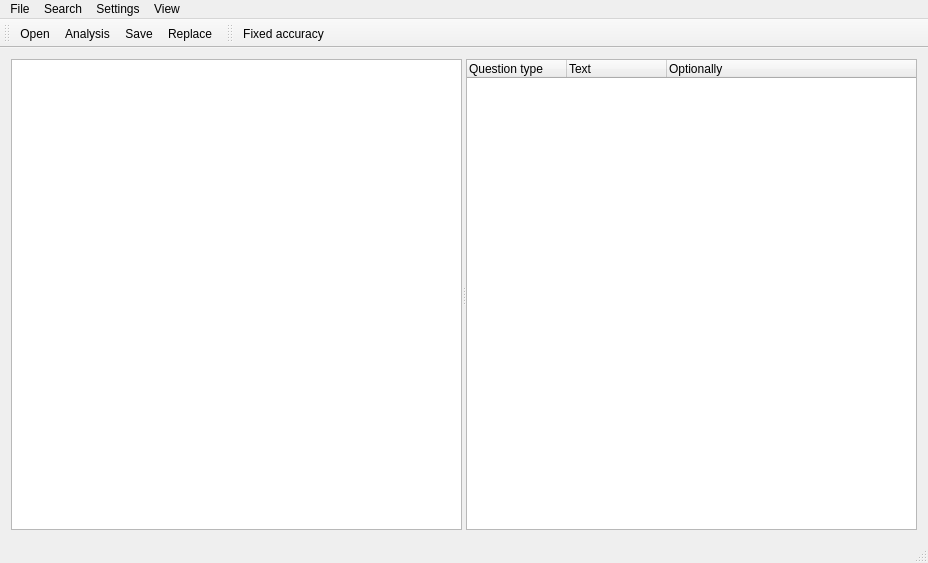
<?xml version="1.0" encoding="UTF-8"?>
<ui version="4.0">
 <class>MainWindow</class>
 <widget class="QMainWindow" name="MainWindow">
  <property name="geometry">
   <rect>
    <x>0</x>
    <y>0</y>
    <width>928</width>
    <height>563</height>
   </rect>
  </property>
  <property name="windowTitle">
   <string>Test Converter</string>
  </property>
  <widget class="QWidget" name="centralWidget">
   <layout class="QVBoxLayout" name="verticalLayout">
    <item>
     <widget class="QSplitter" name="splitter">
      <property name="orientation">
       <enum>Qt::Horizontal</enum>
      </property>
      <widget class="QTextEdit" name="plain"/>
      <widget class="QTreeWidget" name="tree">
       <property name="editTriggers">
        <set>QAbstractItemView::EditKeyPressed</set>
       </property>
       <property name="itemsExpandable">
        <bool>true</bool>
       </property>
       <property name="expandsOnDoubleClick">
        <bool>false</bool>
       </property>
       <attribute name="headerMinimumSectionSize">
        <number>50</number>
       </attribute>
       <attribute name="headerDefaultSectionSize">
        <number>100</number>
       </attribute>
       <column>
        <property name="text">
         <string>Question type</string>
        </property>
       </column>
       <column>
        <property name="text">
         <string>Text</string>
        </property>
       </column>
       <column>
        <property name="text">
         <string>Optionally</string>
        </property>
       </column>
      </widget>
     </widget>
    </item>
   </layout>
  </widget>
  <widget class="QMenuBar" name="menuBar">
   <property name="geometry">
    <rect>
     <x>0</x>
     <y>0</y>
     <width>928</width>
     <height>21</height>
    </rect>
   </property>
   <widget class="QMenu" name="fileMenu">
    <property name="title">
     <string>File</string>
    </property>
    <addaction name="actionOpen"/>
    <addaction name="actionAnalyse"/>
    <addaction name="actionExport"/>
   </widget>
   <widget class="QMenu" name="settingsMenu">
    <property name="layoutDirection">
     <enum>Qt::LeftToRight</enum>
    </property>
    <property name="tearOffEnabled">
     <bool>false</bool>
    </property>
    <property name="title">
     <string>Settings</string>
    </property>
    <property name="separatorsCollapsible">
     <bool>false</bool>
    </property>
    <addaction name="actionСhoiceAsMultichoice"/>
    <addaction name="actionNumericalAsShortanswer"/>
    <addaction name="action_enableAll"/>
    <addaction name="action_export_as_text"/>
    <addaction name="actionFixedAccuracy"/>
   </widget>
   <widget class="QMenu" name="viewMenu">
    <property name="title">
     <string>View</string>
    </property>
    <widget class="QMenu" name="toolbarsMenu">
     <property name="title">
      <string>Toolbars</string>
     </property>
     <addaction name="show_maintoolbar"/>
     <addaction name="show_toolbar"/>
    </widget>
    <addaction name="toolbarsMenu"/>
    <addaction name="actionCollapse"/>
    <addaction name="expand_all"/>
   </widget>
   <widget class="QMenu" name="searchMenu">
    <property name="title">
     <string>Search</string>
    </property>
    <addaction name="actionFind"/>
    <addaction name="actionFindNext"/>
    <addaction name="actionReplace"/>
    <addaction name="actionToNumerical"/>
    <addaction name="actionFromTickets"/>
   </widget>
   <addaction name="fileMenu"/>
   <addaction name="searchMenu"/>
   <addaction name="settingsMenu"/>
   <addaction name="viewMenu"/>
  </widget>
  <widget class="QToolBar" name="mainToolBar">
   <property name="windowTitle">
    <string>Главная</string>
   </property>
   <attribute name="toolBarArea">
    <enum>TopToolBarArea</enum>
   </attribute>
   <attribute name="toolBarBreak">
    <bool>false</bool>
   </attribute>
   <addaction name="actionOpen"/>
   <addaction name="actionAnalyse"/>
   <addaction name="actionExport"/>
   <addaction name="actionReplace"/>
  </widget>
  <widget class="QStatusBar" name="statusBar"/>
  <widget class="QToolBar" name="toolBar">
   <property name="enabled">
    <bool>true</bool>
   </property>
   <property name="windowTitle">
    <string>Настройки</string>
   </property>
   <attribute name="toolBarArea">
    <enum>TopToolBarArea</enum>
   </attribute>
   <attribute name="toolBarBreak">
    <bool>false</bool>
   </attribute>
   <addaction name="actionСhoiceAsMultichoice"/>
   <addaction name="actionFixedAccuracy"/>
  </widget>
  <action name="actionAnalyse">
   <property name="icon">
    <iconset resource="images/icon.qrc">
     <normaloff>:/ico/wrapindicator.png</normaloff>:/ico/wrapindicator.png
    </iconset>
   </property>
   <property name="text">
    <string>Analysis...</string>
   </property>
   <property name="toolTip">
    <string>&lt;html&gt;&lt;head/&gt;&lt;body&gt;&lt;p&gt;Analyzes the provided text and creates a tree of questions.&lt;/p&gt;&lt;/body&gt;&lt;/html&gt;</string>
   </property>
   <property name="shortcut">
    <string>Ctrl+P</string>
   </property>
  </action>
  <action name="actionOpen">
   <property name="icon">
    <iconset resource="images/icon.qrc">
     <normaloff>:/ico/standardbutton-open-128.png</normaloff>:/ico/standardbutton-open-128.png</iconset>
   </property>
   <property name="text">
    <string>Open...</string>
   </property>
   <property name="shortcut">
    <string>Ctrl+O</string>
   </property>
  </action>
  <action name="actionExport">
   <property name="icon">
    <iconset resource="images/icon.qrc">
     <normaloff>:/ico/standardbutton-save-128.png</normaloff>:/ico/standardbutton-save-128.png</iconset>
   </property>
   <property name="text">
    <string>Save...</string>
   </property>
   <property name="toolTip">
    <string>&lt;html&gt;&lt;head/&gt;&lt;body&gt;&lt;p&gt;Saves the question tree.&lt;/p&gt;&lt;/body&gt;&lt;/html&gt;</string>
   </property>
   <property name="shortcut">
    <string>Ctrl+E</string>
   </property>
  </action>
  <action name="actionReplace">
   <property name="icon">
    <iconset resource="images/icon.qrc">
     <normaloff>:/ico/edit-find.png</normaloff>:/ico/edit-find.png
    </iconset>
   </property>
   <property name="text">
    <string>Replace...</string>
   </property>
   <property name="shortcut">
    <string>Ctrl+R</string>
   </property>
  </action>
  <action name="actionСhoiceAsMultichoice">
   <property name="checkable">
    <bool>true</bool>
   </property>
   <property name="text">
    <string>Choice as plural.</string>
   </property>
   <property name="toolTip">
    <string>&lt;html&gt;&lt;head/&gt;&lt;body&gt;&lt;p&gt;Keep single choice questions as multiple choice&lt;/p&gt;&lt;/body&gt;&lt;/html&gt;</string>
   </property>
  </action>
  <action name="actionNumericalAsShortanswer">
   <property name="checkable">
    <bool>true</bool>
   </property>
   <property name="text">
    <string>Numerical as shortanswer</string>
   </property>
   <property name="toolTip">
    <string>&lt;html&gt;&lt;head/&gt;&lt;body&gt;&lt;p&gt;Export numerical as shortanswer&lt;/p&gt;&lt;/body&gt;&lt;/html&gt;</string>
   </property>
  </action>
  <action name="show_maintoolbar">
   <property name="checkable">
    <bool>true</bool>
   </property>
   <property name="text">
    <string>Main toolbar</string>
   </property>
   <property name="toolTip">
    <string>Main toolbar</string>
   </property>
  </action>
  <action name="show_toolbar">
   <property name="checkable">
    <bool>true</bool>
   </property>
   <property name="text">
    <string>Settings toolbar</string>
   </property>
   <property name="toolTip">
    <string>Settings toolbar</string>
   </property>
  </action>
  <action name="actionCollapse">
   <property name="text">
    <string>Collapse</string>
   </property>
   <property name="toolTip">
    <string>Collapse</string>
   </property>
  </action>
  <action name="expand_all">
   <property name="text">
    <string>Expand</string>
   </property>
   <property name="toolTip">
    <string>Expand</string>
   </property>
  </action>
  <action name="actionFind">
   <property name="icon">
    <iconset resource="images/icon.qrc">
     <normaloff>:/ico/find_3.png</normaloff>:/ico/find_3.png
    </iconset>
   </property>
   <property name="text">
    <string>Find...</string>
   </property>
   <property name="toolTip">
    <string>Find...</string>
   </property>
   <property name="shortcut">
    <string>Ctrl+F</string>
   </property>
  </action>
  <action name="actionFindNext">
   <property name="icon">
    <iconset resource="images/icon.qrc">
     <normaloff>:/ico/find_next.png</normaloff>:/ico/find_next.png
    </iconset>
   </property>
   <property name="text">
    <string>Find next</string>
   </property>
   <property name="toolTip">
    <string>Find next</string>
   </property>
   <property name="shortcut">
    <string>F3</string>
   </property>
  </action>
  <action name="actionToNumerical">
   <property name="text">
    <string>Change to numerical</string>
   </property>
   <property name="toolTip">
    <string>&lt;html&gt;&lt;head/&gt;&lt;body&gt;&lt;p&gt;Change question type from shortanswer to numerical&lt;/p&gt;&lt;/body&gt;&lt;/html&gt;</string>
   </property>
  </action>
  <action name="actionFromTickets">
   <property name="text">
    <string>Hit the tickets to the themes</string>
   </property>
   <property name="toolTip">
    <string>&lt;html&gt;&lt;head/&gt;&lt;body&gt;&lt;p&gt;Replace &lt;/p&gt;&lt;p&gt;&lt;br/&gt;&lt;/p&gt;&lt;p&gt;&lt;span
     style=&quot; text-decoration: underline;&quot;&gt;@Ticket 1&lt;/span&gt;&lt;/p&gt;&lt;p&gt;&lt;span style=&quot;
     text-decoration: underline;&quot;&gt;?q1-1&lt;/span&gt;&lt;/p&gt;&lt;p&gt;&lt;span style=&quot; text-decoration:
     underline;&quot;&gt;?q1-2&lt;/span&gt;&lt;/p&gt;&lt;p&gt;&lt;span style=&quot; text-decoration: underline;&quot;&gt;?q1-3&lt;/span&gt;&lt;/p&gt;&lt;p&gt;&lt;span
     style=&quot; text-decoration: underline;&quot;&gt;@Ticket 2&lt;/span&gt;&lt;/p&gt;&lt;p&gt;&lt;span style=&quot;
     text-decoration: underline;&quot;&gt;?q2-1&lt;/span&gt;&lt;/p&gt;&lt;p&gt;&lt;span style=&quot; text-decoration:
     underline;&quot;&gt;?q2-2&lt;/span&gt;&lt;/p&gt;&lt;p&gt;&lt;span style=&quot; text-decoration: underline;&quot;&gt;?q2-3&lt;/span&gt;&lt;/p&gt;&lt;p&gt;&lt;br/&gt;&lt;/p&gt;&lt;p&gt;to&lt;/p&gt;&lt;p&gt;&lt;br/&gt;&lt;/p&gt;&lt;p&gt;&lt;span
     style=&quot; text-decoration: underline;&quot;&gt;@Theme 1&lt;/span&gt;&lt;/p&gt;&lt;p&gt;&lt;span style=&quot;
     text-decoration: underline;&quot;&gt;?q1-1&lt;/span&gt;&lt;/p&gt;&lt;p&gt;&lt;span style=&quot; text-decoration:
     underline;&quot;&gt;?q2-1&lt;/span&gt;&lt;/p&gt;&lt;p&gt;&lt;span style=&quot; text-decoration: underline;&quot;&gt;@Theme
     2&lt;/span&gt;&lt;/p&gt;&lt;p&gt;&lt;span style=&quot; text-decoration: underline;&quot;&gt;?q1-2&lt;/span&gt;&lt;/p&gt;&lt;p&gt;&lt;span
     style=&quot; text-decoration: underline;&quot;&gt;?q2-2&lt;/span&gt;&lt;/p&gt;&lt;p&gt;&lt;span style=&quot;
     text-decoration: underline;&quot;&gt;@Theme 3&lt;/span&gt;&lt;/p&gt;&lt;p&gt;&lt;span style=&quot; text-decoration:
     underline;&quot;&gt;?q1-3&lt;/span&gt;&lt;/p&gt;&lt;p&gt;&lt;span style=&quot; text-decoration: underline;&quot;&gt;?q2-3&lt;/span&gt;&lt;/p&gt;&lt;/body&gt;&lt;/html&gt;
    </string>
   </property>
  </action>
  <action name="action_enableAll">
   <property name="checkable">
    <bool>true</bool>
   </property>
   <property name="text">
    <string>Allow all the faithful.</string>
   </property>
   <property name="toolTip">
    <string>&lt;html&gt;&lt;head/&gt;&lt;body&gt;&lt;p&gt;Resolve multichoice with all correct answers&lt;/p&gt;&lt;/body&gt;&lt;/html&gt;</string>
   </property>
  </action>
  <action name="action_export_as_text">
   <property name="checkable">
    <bool>true</bool>
   </property>
   <property name="text">
    <string>Export as plaintext</string>
   </property>
   <property name="toolTip">
    <string>Export as plaintext</string>
   </property>
  </action>
  <action name="actionFixedAccuracy">
   <property name="checkable">
    <bool>true</bool>
   </property>
   <property name="text">
    <string>Fixed accuracy</string>
   </property>
   <property name="toolTip">
    <string>Fixed accuracy</string>
   </property>
  </action>
 </widget>
 <layoutdefault spacing="6" margin="11"/>
 <resources>
  <include location="images/icon.qrc"/>
 </resources>
 <connections>
  <connection>
   <sender>show_maintoolbar</sender>
   <signal>triggered(bool)</signal>
   <receiver>mainToolBar</receiver>
   <slot>setVisible(bool)</slot>
   <hints>
    <hint type="sourcelabel">
     <x>-1</x>
     <y>-1</y>
    </hint>
    <hint type="destinationlabel">
     <x>142</x>
     <y>32</y>
    </hint>
   </hints>
  </connection>
  <connection>
   <sender>mainToolBar</sender>
   <signal>visibilityChanged(bool)</signal>
   <receiver>show_maintoolbar</receiver>
   <slot>setChecked(bool)</slot>
   <hints>
    <hint type="sourcelabel">
     <x>142</x>
     <y>32</y>
    </hint>
    <hint type="destinationlabel">
     <x>-1</x>
     <y>-1</y>
    </hint>
   </hints>
  </connection>
  <connection>
   <sender>toolBar</sender>
   <signal>visibilityChanged(bool)</signal>
   <receiver>show_toolbar</receiver>
   <slot>setChecked(bool)</slot>
   <hints>
    <hint type="sourcelabel">
     <x>545</x>
     <y>32</y>
    </hint>
    <hint type="destinationlabel">
     <x>-1</x>
     <y>-1</y>
    </hint>
   </hints>
  </connection>
  <connection>
   <sender>show_toolbar</sender>
   <signal>triggered(bool)</signal>
   <receiver>toolBar</receiver>
   <slot>setVisible(bool)</slot>
   <hints>
    <hint type="sourcelabel">
     <x>-1</x>
     <y>-1</y>
    </hint>
    <hint type="destinationlabel">
     <x>545</x>
     <y>32</y>
    </hint>
   </hints>
  </connection>
  <connection>
   <sender>expand_all</sender>
   <signal>triggered()</signal>
   <receiver>tree</receiver>
   <slot>expandAll()</slot>
   <hints>
    <hint type="sourcelabel">
     <x>-1</x>
     <y>-1</y>
    </hint>
    <hint type="destinationlabel">
     <x>601</x>
     <y>293</y>
    </hint>
   </hints>
  </connection>
 </connections>
</ui>
